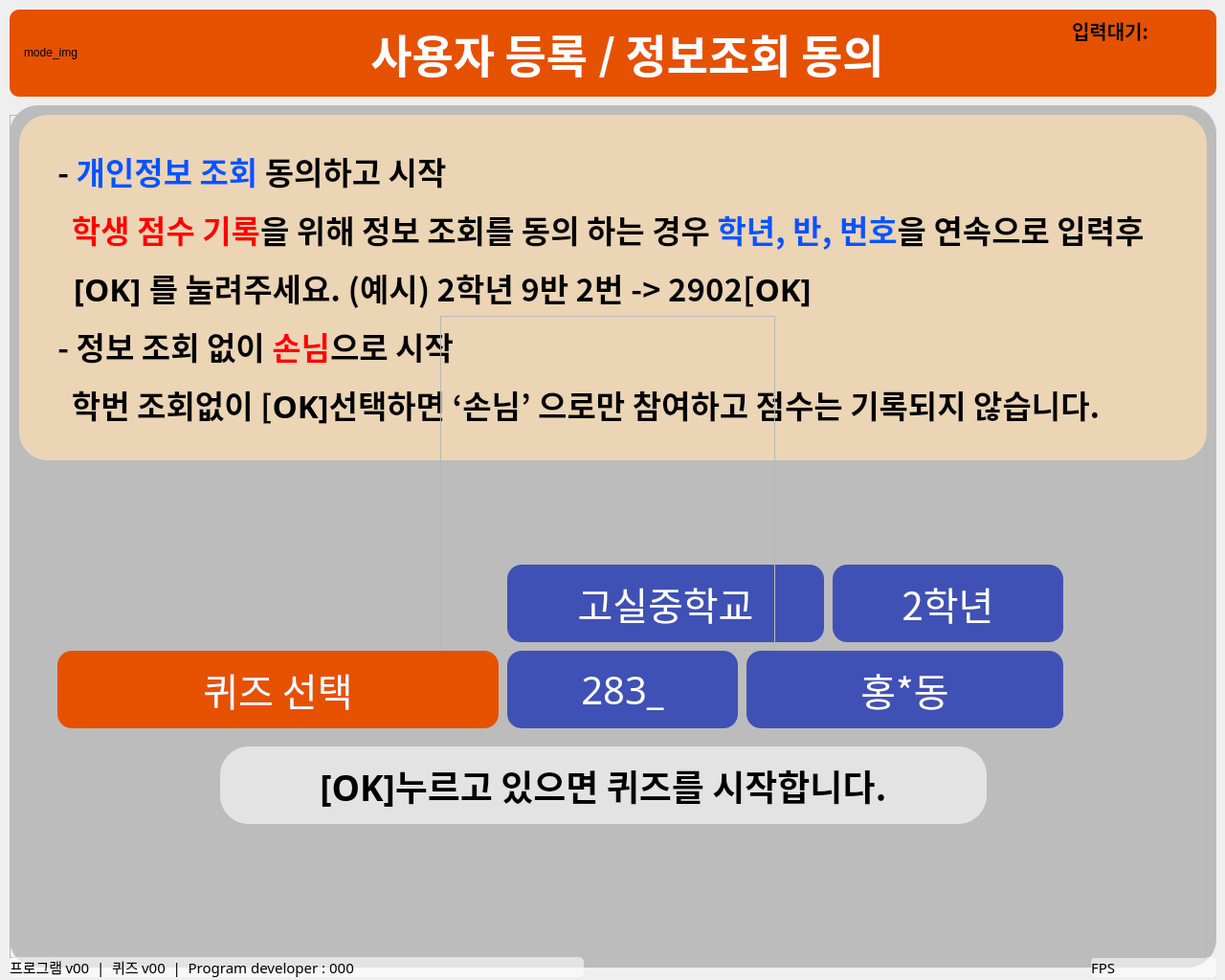
<?xml version="1.0" encoding="UTF-8"?>
<ui version="4.0">
 <class>user_reg</class>
 <widget class="QWidget" name="user_reg">
  <property name="geometry">
   <rect>
    <x>0</x>
    <y>0</y>
    <width>1280</width>
    <height>1024</height>
   </rect>
  </property>
  <property name="windowTitle">
   <string>Form</string>
  </property>
  <widget class="QFrame" name="fr_top_quiz">
   <property name="enabled">
    <bool>true</bool>
   </property>
   <property name="geometry">
    <rect>
     <x>10</x>
     <y>10</y>
     <width>1261</width>
     <height>91</height>
    </rect>
   </property>
   <property name="styleSheet">
    <string notr="true">background-color: #E65100;
border-radius: 10px;</string>
   </property>
   <property name="frameShape">
    <enum>QFrame::StyledPanel</enum>
   </property>
   <property name="frameShadow">
    <enum>QFrame::Raised</enum>
   </property>
  </widget>
  <widget class="QLabel" name="lb_fps">
   <property name="geometry">
    <rect>
     <x>1140</x>
     <y>1000</y>
     <width>131</width>
     <height>21</height>
    </rect>
   </property>
   <property name="font">
    <font>
     <family>나눔스퀘어라운드 Bold</family>
     <pointsize>11</pointsize>
    </font>
   </property>
   <property name="styleSheet">
    <string notr="true">border-radius: 5px;
background-color: rgba(255, 255, 255, 150);</string>
   </property>
   <property name="text">
    <string>FPS</string>
   </property>
   <property name="alignment">
    <set>Qt::AlignLeading|Qt::AlignLeft|Qt::AlignVCenter</set>
   </property>
  </widget>
  <widget class="QFrame" name="fr_main_quiz">
   <property name="geometry">
    <rect>
     <x>10</x>
     <y>120</y>
     <width>1251</width>
     <height>881</height>
    </rect>
   </property>
   <property name="frameShape">
    <enum>QFrame::StyledPanel</enum>
   </property>
   <property name="frameShadow">
    <enum>QFrame::Raised</enum>
   </property>
   <widget class="QLabel" name="lb_chAnswer">
    <property name="geometry">
     <rect>
      <x>220</x>
      <y>660</y>
      <width>801</width>
      <height>81</height>
     </rect>
    </property>
    <property name="minimumSize">
     <size>
      <width>110</width>
      <height>0</height>
     </size>
    </property>
    <property name="font">
     <font>
      <family>나눔스퀘어라운드 ExtraBold</family>
      <pointsize>28</pointsize>
      <italic>false</italic>
      <bold>true</bold>
      <underline>false</underline>
      <strikeout>false</strikeout>
      <kerning>true</kerning>
     </font>
    </property>
    <property name="styleSheet">
     <string notr="true">background-color: rgba(255, 255, 255, 150);
border-radius: 30px;</string>
    </property>
    <property name="text">
     <string>[OK]누르고 있으면 퀴즈를 시작합니다.</string>
    </property>
    <property name="alignment">
     <set>Qt::AlignCenter</set>
    </property>
    <property name="wordWrap">
     <bool>true</bool>
    </property>
   </widget>
   <widget class="QLabel" name="lb_question">
    <property name="geometry">
     <rect>
      <x>10</x>
      <y>0</y>
      <width>1241</width>
      <height>361</height>
     </rect>
    </property>
    <property name="minimumSize">
     <size>
      <width>110</width>
      <height>0</height>
     </size>
    </property>
    <property name="font">
     <font>
      <family>NanumSquareRound</family>
      <pointsize>25</pointsize>
      <bold>true</bold>
     </font>
    </property>
    <property name="autoFillBackground">
     <bool>false</bool>
    </property>
    <property name="styleSheet">
     <string notr="true">background-color: rgba(255, 224, 178, 180);
border-radius: 30px;</string>
    </property>
    <property name="text">
     <string/>
    </property>
    <property name="alignment">
     <set>Qt::AlignLeading|Qt::AlignLeft|Qt::AlignVCenter</set>
    </property>
    <property name="wordWrap">
     <bool>true</bool>
    </property>
   </widget>
   <widget class="QLabel" name="lb_msg">
    <property name="geometry">
     <rect>
      <x>50</x>
      <y>0</y>
      <width>1181</width>
      <height>361</height>
     </rect>
    </property>
    <property name="font">
     <font>
      <family>나눔스퀘어라운드 ExtraBold</family>
      <pointsize>25</pointsize>
      <bold>true</bold>
     </font>
    </property>
    <property name="styleSheet">
     <string notr="true"/>
    </property>
    <property name="text">
     <string>&lt;html&gt;&lt;head/&gt;&lt;body&gt;&lt;p&gt;- &lt;span style=&quot; color:#0055ff;&quot;&gt;개인정보 조회&lt;/span&gt; 동의하고 시작&lt;/p&gt;&lt;p&gt;&amp;nbsp;&amp;nbsp;&lt;span style=&quot; color:#ff0000;&quot;&gt;학생 점수 기록&lt;/span&gt;을 위해 정보 조회를 동의 하는 경우 &lt;span style=&quot; color:#0055ff;&quot;&gt;학년, 반, 번호&lt;/span&gt;을 연속으로 입력후&lt;/p&gt;&lt;p&gt;&amp;nbsp;&amp;nbsp;[OK] 를 눌려주세요. (예시) 2학년 9반 2번 -&amp;gt; 2902[OK] &lt;/p&gt;&lt;p&gt;- 정보 조회 없이 &lt;span style=&quot; color:#ff0000;&quot;&gt;손님&lt;/span&gt;으로 시작&lt;/p&gt;&lt;p&gt;&amp;nbsp;&amp;nbsp;학번 조회없이 [OK]선택하면 ‘손님’ 으로만 참여하고 점수는 기록되지 않습니다.&lt;/p&gt;&lt;/body&gt;&lt;/html&gt;</string>
    </property>
   </widget>
   <widget class="QLabel" name="lb_id">
    <property name="geometry">
     <rect>
      <x>520</x>
      <y>560</y>
      <width>241</width>
      <height>81</height>
     </rect>
    </property>
    <property name="font">
     <font>
      <family>나눔스퀘어라운드 ExtraBold</family>
      <pointsize>30</pointsize>
     </font>
    </property>
    <property name="styleSheet">
     <string notr="true">background-color: rgb(63, 81, 181);
border-radius: 15px;
color: rgb(255, 255, 255);</string>
    </property>
    <property name="text">
     <string>283_</string>
    </property>
    <property name="alignment">
     <set>Qt::AlignCenter</set>
    </property>
   </widget>
   <widget class="QLabel" name="lb_name">
    <property name="geometry">
     <rect>
      <x>770</x>
      <y>560</y>
      <width>331</width>
      <height>81</height>
     </rect>
    </property>
    <property name="font">
     <font>
      <family>나눔스퀘어라운드 ExtraBold</family>
      <pointsize>30</pointsize>
     </font>
    </property>
    <property name="styleSheet">
     <string notr="true">background-color: rgb(63, 81, 181);
border-radius: 15px;
color: rgb(255, 255, 255);</string>
    </property>
    <property name="text">
     <string>홍*동</string>
    </property>
    <property name="alignment">
     <set>Qt::AlignCenter</set>
    </property>
   </widget>
   <widget class="QLabel" name="lb_grade">
    <property name="geometry">
     <rect>
      <x>860</x>
      <y>470</y>
      <width>241</width>
      <height>81</height>
     </rect>
    </property>
    <property name="font">
     <font>
      <family>나눔스퀘어라운드 ExtraBold</family>
      <pointsize>30</pointsize>
     </font>
    </property>
    <property name="styleSheet">
     <string notr="true">background-color: rgb(63, 81, 181);
border-radius: 15px;
color: rgb(255, 255, 255);</string>
    </property>
    <property name="text">
     <string>2학년</string>
    </property>
    <property name="alignment">
     <set>Qt::AlignCenter</set>
    </property>
   </widget>
   <widget class="QLabel" name="lb_school">
    <property name="geometry">
     <rect>
      <x>520</x>
      <y>470</y>
      <width>331</width>
      <height>81</height>
     </rect>
    </property>
    <property name="font">
     <font>
      <family>나눔스퀘어라운드 ExtraBold</family>
      <pointsize>30</pointsize>
     </font>
    </property>
    <property name="styleSheet">
     <string notr="true">background-color: rgb(63, 81, 181);
border-radius: 15px;
color: rgb(255, 255, 255);</string>
    </property>
    <property name="text">
     <string>고실중학교</string>
    </property>
    <property name="alignment">
     <set>Qt::AlignCenter</set>
    </property>
   </widget>
   <widget class="QLabel" name="lb_quiz_name">
    <property name="geometry">
     <rect>
      <x>50</x>
      <y>560</y>
      <width>461</width>
      <height>81</height>
     </rect>
    </property>
    <property name="font">
     <font>
      <family>나눔스퀘어라운드 ExtraBold</family>
      <pointsize>30</pointsize>
     </font>
    </property>
    <property name="styleSheet">
     <string notr="true">background-color: #E65100;
border-radius: 15px;
color: rgb(255, 255, 255);</string>
    </property>
    <property name="text">
     <string>퀴즈 선택</string>
    </property>
    <property name="alignment">
     <set>Qt::AlignCenter</set>
    </property>
   </widget>
  </widget>
  <widget class="QLabel" name="lb_imageView">
   <property name="geometry">
    <rect>
     <x>10</x>
     <y>110</y>
     <width>1261</width>
     <height>901</height>
    </rect>
   </property>
   <property name="font">
    <font>
     <pointsize>28</pointsize>
    </font>
   </property>
   <property name="styleSheet">
    <string notr="true">background-color: rgb(188, 188, 188);
border-radius: 30px;</string>
   </property>
   <property name="text">
    <string/>
   </property>
   <property name="alignment">
    <set>Qt::AlignCenter</set>
   </property>
  </widget>
  <widget class="QLabel" name="label">
   <property name="geometry">
    <rect>
     <x>300</x>
     <y>30</y>
     <width>711</width>
     <height>51</height>
    </rect>
   </property>
   <property name="font">
    <font>
     <family>나눔스퀘어라운드 ExtraBold</family>
     <pointsize>35</pointsize>
     <bold>true</bold>
    </font>
   </property>
   <property name="styleSheet">
    <string notr="true">color: rgb(255, 255, 255);</string>
   </property>
   <property name="text">
    <string>사용자 등록 / 정보조회 동의</string>
   </property>
   <property name="alignment">
    <set>Qt::AlignCenter</set>
   </property>
  </widget>
  <widget class="QLabel" name="lb_keytime">
   <property name="geometry">
    <rect>
     <x>1120</x>
     <y>16</y>
     <width>141</width>
     <height>31</height>
    </rect>
   </property>
   <property name="font">
    <font>
     <family>나눔스퀘어라운드 ExtraBold</family>
     <pointsize>15</pointsize>
     <bold>true</bold>
    </font>
   </property>
   <property name="text">
    <string>입력대기:</string>
   </property>
  </widget>
  <widget class="QFrame" name="center_progress">
   <property name="geometry">
    <rect>
     <x>460</x>
     <y>330</y>
     <width>350</width>
     <height>350</height>
    </rect>
   </property>
   <property name="frameShape">
    <enum>QFrame::StyledPanel</enum>
   </property>
   <property name="frameShadow">
    <enum>QFrame::Raised</enum>
   </property>
  </widget>
  <widget class="QLabel" name="lb_verInfo">
   <property name="geometry">
    <rect>
     <x>10</x>
     <y>1000</y>
     <width>600</width>
     <height>21</height>
    </rect>
   </property>
   <property name="font">
    <font>
     <family>나눔스퀘어라운드 Bold</family>
     <pointsize>11</pointsize>
    </font>
   </property>
   <property name="styleSheet">
    <string notr="true">border-radius: 5px;
background-color: rgba(255, 255, 255, 150);</string>
   </property>
   <property name="text">
    <string>프로그램 v00  |  퀴즈 v00  |  Program developer : 000</string>
   </property>
   <property name="alignment">
    <set>Qt::AlignLeading|Qt::AlignLeft|Qt::AlignVCenter</set>
   </property>
  </widget>
  <widget class="QLabel" name="lb_mode_img">
   <property name="geometry">
    <rect>
     <x>13</x>
     <y>15</y>
     <width>80</width>
     <height>80</height>
    </rect>
   </property>
   <property name="text">
    <string>mode_img</string>
   </property>
   <property name="alignment">
    <set>Qt::AlignCenter</set>
   </property>
  </widget>
  <zorder>lb_imageView</zorder>
  <zorder>fr_top_quiz</zorder>
  <zorder>lb_fps</zorder>
  <zorder>fr_main_quiz</zorder>
  <zorder>label</zorder>
  <zorder>lb_keytime</zorder>
  <zorder>center_progress</zorder>
  <zorder>lb_verInfo</zorder>
  <zorder>lb_mode_img</zorder>
 </widget>
 <resources/>
 <connections/>
</ui>
